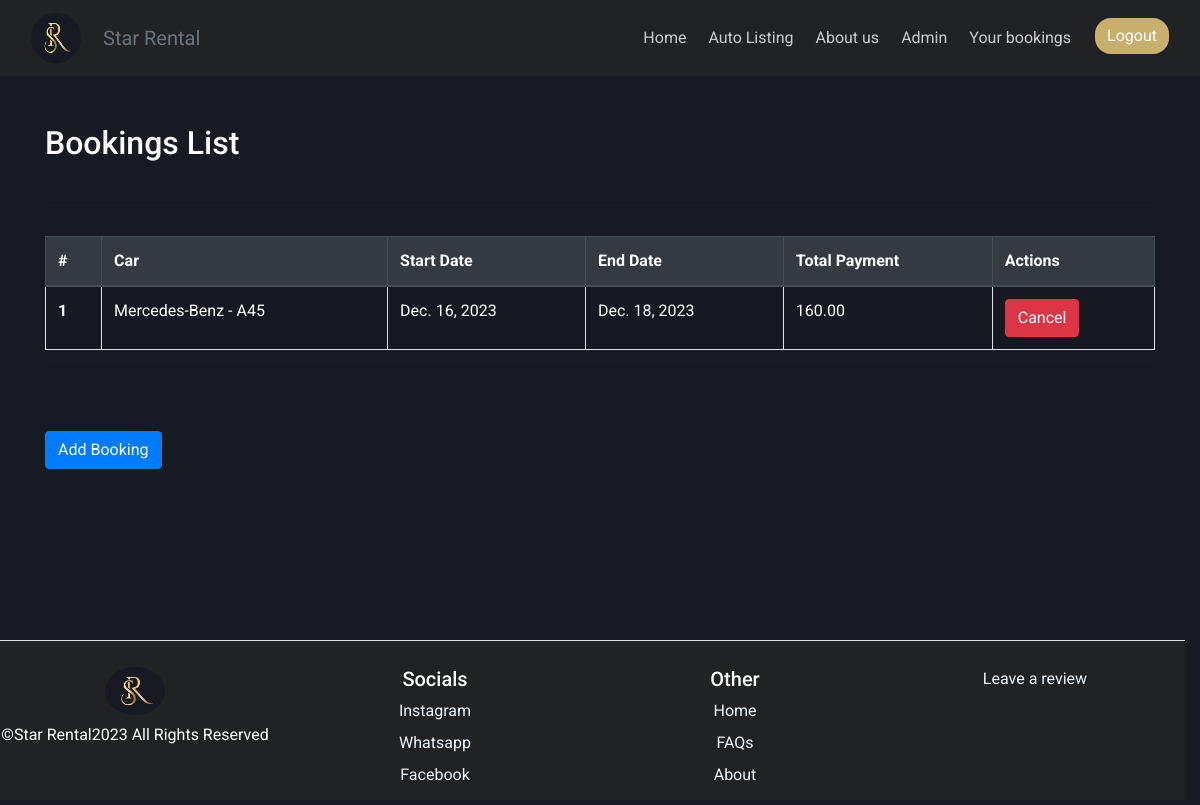
Before: /bookings (signed in) with the older database file.
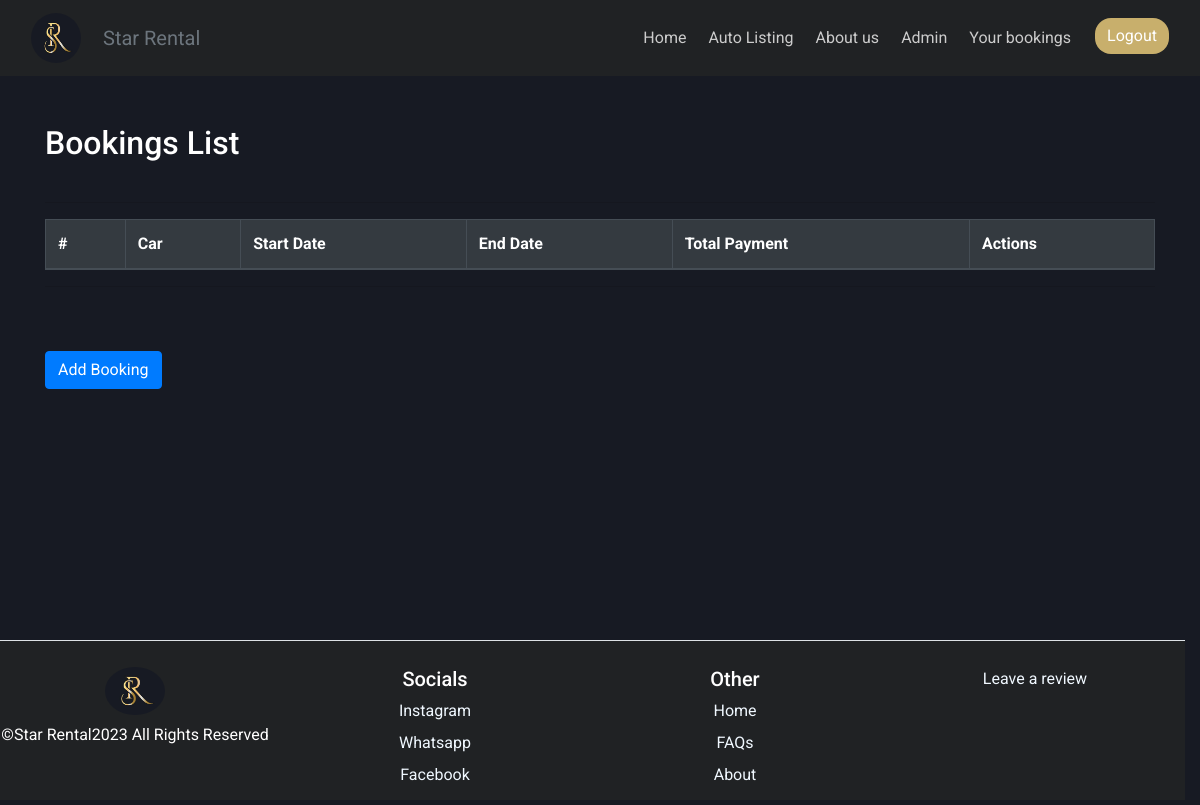
After: the same page with the newer database file.
### rental/models.py (models this page shows, shortened)
class Booking(models.Model):
    car = models.ForeignKey(Car, on_delete=models.DO_NOTHING)
    CUSTOMER = models.ForeignKey(Customer, on_delete=models.DO_NOTHING, null=True)
    name = models.CharField(max_length=30)
    phone_number=models.CharField(max_length=12, help_text="Please enter your phone number +2556912345678", null=True)
    start_date = models.DateField()
    end_date = models.DateField()
    total_payment = models.DecimalField(max_digits=10, decimal_places=2, null=True, blank=True)

class Car(models.Model):
    Gearbox1 = "Automatic"
    Gearbox2 = "Manual"
    GearboxChoices = [
        (Gearbox1, "Automatic"),
        (Gearbox2, "Manual")
    ]
    Fuel1 = "Petrol"
    Fuel2 = "Diesel"
    Fuel3 = "LPG"
    Fuel4 = "Electric"
    FuelChoices = [
        (Fuel1, "Petrol"),
        (Fuel2, "Diesel"),
        (Fuel3, "LPG"),
        (Fuel4, "Electric")
    ]
    brand = models.CharField(max_length=30, null=False)
    model = models.CharField(max_length=30, null=False)
    gearbox = models.CharField(max_length=20, choices=GearboxChoices, default="Manual")
    fuel = models.CharField(max_length=20, choices=FuelChoices, default="Diesel")
    production_year = models.PositiveIntegerField()
    color = models.CharField(max_length=30, null=False)
    daily_rate = models.DecimalField(max_digits=10, decimal_places=2, null=False)
    discounted_daily_rate = models.DecimalField(max_digits=10, decimal_places=2, null=True, blank=True)
    images = models.ManyToManyField("CarImage", related_name="car_images", blank=False)
    location = models.CharField(default="StarRental", max_length=50)
    available = models.BooleanField(default=True)
    def __str__(self):
        return f"{self.brand} - {self.model}"

### rental/views.py (the view)
# urls.py: path('bookings', BookingsView.as_view(), name="bookings"),
@method_decorator(login_required, name="dispatch")
class BookingsView(ListView):
    model = Booking
    template_name = "bookings.html"
    context_object_name = "bookings_list"
    def get_queryset(self):
        return Booking.objects.filter(CUSTOMER__user=self.request.user)

### rental/templates/bookings.html (shortened to what this page needs)
{% extends "base.html" %}
{% load static %}
{% block links %}
<link rel="stylesheet" href="{% static 'css/bookings.css' %}">
{% endblock %}
{% block content %}
  <div class="container mt-5">
    <h2 class="mb-4">Bookings List</h2>
    <div class="table-responsive">
      <table class="table table-bordered table-striped">
        <thead class="thead-dark">
          <tr>
            <th scope="col">#</th>
            <th scope="col">Car</th>
            <th scope="col">Start Date</th>
            <th scope="col">End Date</th>
            <th scope="col">Total Payment</th>
            <th scope="col">Actions</th>
          </tr>
        </thead>
        <hr>
        <tbody>
          {% for booking in bookings_list %}
            <tr>
              <th scope="row">{{ forloop.counter }}</th>
              <td>{{ booking.car }}</td>
              <td>{{ booking.start_date }}</td>
              <td>{{ booking.end_date }}</td>
              <td>{{ booking.total_payment }}</td>
              <td>
                <form method="post" action={% url "rental:cancel_booking" booking.id %}>
                  <button type="submit" class="btn btn-danger">Cancel</button>
                </form>
              </td>
            </tr>
            <hr>
          {% endfor %}
        </tbody>
      </table>
      <hr>
      <a href={% url "rental:auto_listing" %} class="btn btn-primary mt-5">Add Booking</a>
    </div>
  </div>
{% endblock %}

Changed rows visible on the page:
removed Booking: car "Mercedes-Benz - A45", start_date "Dec. 16, 2023", end_date "Dec. 18, 2023", total_payment "160.00"
